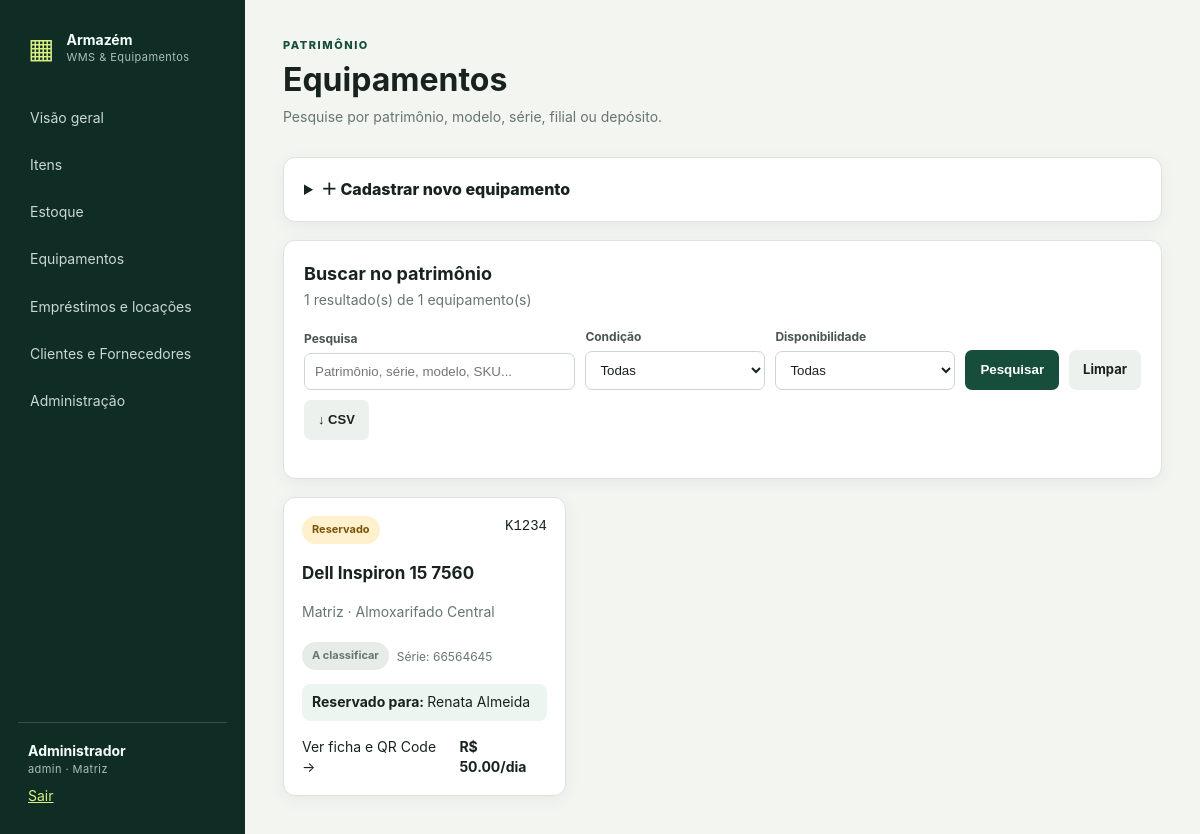
The page /assets (signed in) on the database as committed earlier.
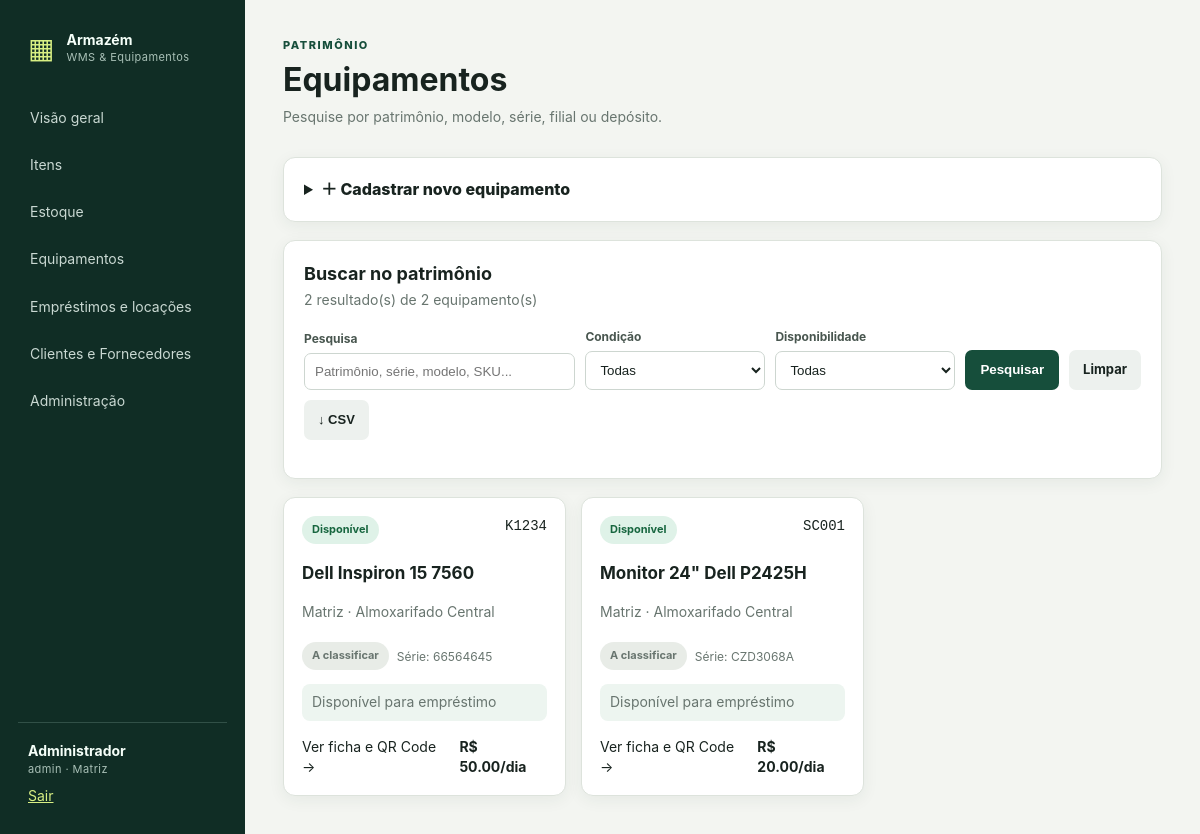
The same page on the database as committed later.
### models.py (models this page shows, shortened)
class Asset(db.Model):
    __tablename__ = "assets"
    id = db.Column(db.Integer, primary_key=True)
    item_id = db.Column(db.Integer, db.ForeignKey("items.id"), nullable=False)
    branch_id = db.Column(db.Integer, db.ForeignKey("branches.id"), nullable=False)
    warehouse_id = db.Column(db.Integer, db.ForeignKey("warehouses.id"), nullable=False)
    asset_tag = db.Column(db.String(60), unique=True, nullable=False)
    serial_number = db.Column(db.String(100))
    status = db.Column(db.String(30), default="AVAILABLE", nullable=False)
    condition = db.Column(db.String(30), default="GOOD", nullable=False)
    daily_rate = db.Column(db.Numeric(14, 2), default=0, nullable=False)
    late_fee_daily = db.Column(db.Numeric(14, 2), default=0, nullable=False)
    notes = db.Column(db.Text)
    item = db.relationship("Item")
    branch = db.relationship("Branch")
    warehouse = db.relationship("Warehouse")

class Item(db.Model):
    __tablename__ = "items"
    id = db.Column(db.Integer, primary_key=True)
    sku = db.Column(db.String(50), unique=True, nullable=False)
    name = db.Column(db.String(160), nullable=False)
    category = db.Column(db.String(80))
    condition = db.Column(db.String(20), default="UNSPECIFIED", nullable=False)
    item_type = db.Column(db.String(20), nullable=False)  # STOCK/EQUIPMENT
    unit = db.Column(db.String(10), default="UN", nullable=False)
    minimum_stock = db.Column(db.Numeric(14, 3), default=0, nullable=False)
    active = db.Column(db.Boolean, default=True, nullable=False)

class Branch(db.Model):
    __tablename__ = "branches"
    id = db.Column(db.Integer, primary_key=True)
    code = db.Column(db.String(20), unique=True, nullable=False)
    name = db.Column(db.String(120), nullable=False)
    active = db.Column(db.Boolean, default=True, nullable=False)

class Warehouse(db.Model):
    __tablename__ = "warehouses"
    id = db.Column(db.Integer, primary_key=True)
    branch_id = db.Column(db.Integer, db.ForeignKey("branches.id"), nullable=False)
    code = db.Column(db.String(20), nullable=False)
    name = db.Column(db.String(120), nullable=False)
    active = db.Column(db.Boolean, default=True, nullable=False)
    branch = db.relationship("Branch", backref="warehouses")
    __table_args__ = (db.UniqueConstraint("branch_id", "code"),)

class Loan(db.Model):
    __tablename__ = "loans"
    id = db.Column(db.Integer, primary_key=True)
    asset_id = db.Column(db.Integer, db.ForeignKey("assets.id"), nullable=False)
    party_id = db.Column(db.Integer, db.ForeignKey("parties.id"), nullable=False)
    kind = db.Column(db.String(20), default="LOAN", nullable=False)
    status = db.Column(db.String(30), default="PENDING", nullable=False)
    requested_at = db.Column(db.DateTime, default=now, nullable=False)
    start_at = db.Column(db.DateTime)
    due_at = db.Column(db.DateTime, nullable=False)
    returned_at = db.Column(db.DateTime)
    approved_at = db.Column(db.DateTime)
    requested_by_id = db.Column(db.Integer, db.ForeignKey("users.id"), nullable=False)
    approved_by_id = db.Column(db.Integer, db.ForeignKey("users.id"))
    daily_rate = db.Column(db.Numeric(14, 2), default=0, nullable=False)
    late_fee_daily = db.Column(db.Numeric(14, 2), default=0, nullable=False)
    discount = db.Column(db.Numeric(14, 2), default=0, nullable=False)
    paid_amount = db.Column(db.Numeric(14, 2), default=0, nullable=False)
    notes = db.Column(db.Text)
    return_condition = db.Column(db.String(30))
    asset = db.relationship("Asset")
    party = db.relationship("Party")
    requested_by = db.relationship("User", foreign_keys=[requested_by_id])
    approved_by = db.relationship("User", foreign_keys=[approved_by_id])

class Party(db.Model):
    __tablename__ = "parties"
    id = db.Column(db.Integer, primary_key=True)
    kind = db.Column(db.String(20), default="EMPLOYEE", nullable=False)
    document = db.Column(db.String(30))
    name = db.Column(db.String(160), nullable=False)
    email = db.Column(db.String(180))
    phone = db.Column(db.String(40))
    active = db.Column(db.Boolean, default=True, nullable=False)

### app.py (the view, shortened to what this page needs)
    @app.route("/assets", methods=["GET", "POST"])
    @login_required
    def assets():
        search = request.args.get("q", "").strip()[:120]
        status = request.args.get("status", "")
        condition = request.args.get("condition", "")
        query = branch_scope(Asset.query, Asset)
        if search:
            phrase = f"%{search}%"
            query = query.join(Item).outerjoin(Branch).outerjoin(Warehouse).filter(or_(
                Asset.asset_tag.ilike(phrase), Asset.serial_number.ilike(phrase), Item.name.ilike(phrase),
                Item.sku.ilike(phrase), Item.category.ilike(phrase), Branch.name.ilike(phrase), Warehouse.name.ilike(phrase)))
        if status in ASSET_STATUS_LABELS:
            query = query.filter(Asset.status == status)
        if condition in ITEM_CONDITIONS:
            query = query.filter(Asset.condition == condition)
        elif condition == "UNSPECIFIED":
            query = query.filter(~Asset.condition.in_(ITEM_CONDITIONS))
        listed_assets = query.order_by(Asset.asset_tag).all()
        current_loans = Loan.query.filter(Loan.asset_id.in_([a.id for a in listed_assets]),
                                          Loan.status.in_(["PENDING", "ACTIVE"])).order_by(Loan.requested_at.desc()).all() if listed_assets else []
        holder_by_asset = {}
        for loan in current_loans:
            holder_by_asset.setdefault(loan.asset_id, loan)
        return render_template("assets.html", assets=listed_assets, holder_by_asset=holder_by_asset,
                               items=Item.query.filter_by(item_type="EQUIPMENT", active=True).order_by(Item.name).all(),
                               branches=Branch.query.filter_by(active=True).all(), warehouses=Warehouse.query.filter_by(active=True).all(),
                               search=search, selected_status=status, selected_condition=condition,
                               total_assets=branch_scope(Asset.query, Asset).count())

### templates/assets.html (shortened to what this page needs)
{% extends 'base.html' %}
{% block content %}
<header><div><small>PATRIMÔNIO</small><h1>Equipamentos</h1><p>Pesquise por patrimônio, modelo, série, filial ou depósito.</p></div></header>
<details class="panel form-panel"><summary>＋ Cadastrar novo equipamento</summary>
</details>
<section class="panel search-panel">
  <div class="search-heading"><div><h2>Buscar no patrimônio</h2><p>{{ assets|length }} resultado(s) de {{ total_assets }} equipamento(s)</p></div></div>
  <form method="get" class="filter-bar" role="search">
    <label class="filter-search">Pesquisa<input name="q" type="search" value="{{search}}" placeholder="Patrimônio, série, modelo, SKU..." autocomplete="off"></label>
    <label>Condição<select name="condition"><option value="">Todas</option></select></label>
    <label>Disponibilidade<select name="status"><option value="">Todas</option></select></label>
    <button type="submit">Pesquisar</button>
    <a class="btn-soft" href="{{ url_for('assets') }}">Limpar</a>
    <button class="btn-soft" type="submit" name="export" value="csv">↓ CSV</button>
  </form>
</section>
<section class="cards">
{% for a in assets %}
  {% set loan = holder_by_asset.get(a.id) %}
  <a class="asset-card{% if a.condition=='DISPOSAL' %} asset-disposal{% endif %}" href="{{ url_for('asset_detail',asset_id=a.id) }}">
    <div class="asset-top"><span class="badge {{ 'green' if a.status=='AVAILABLE' else 'red' if a.status=='DISCARDED' else 'amber' }}">{{ asset_status_labels.get(a.status, a.status) }}</span><code>{{ a.asset_tag }}</code></div>
    <h3>{{ a.item.name }}</h3><p>{{ a.branch.name }} · {{ a.warehouse.name }}</p>
    <p class="asset-condition"><span class="badge {{ 'green' if a.condition=='NEW' else 'amber' if a.condition=='USED' else 'red' if a.condition=='DISPOSAL' else '' }}">{{ condition_labels.get(a.condition, 'A classificar') }}</span><span>Série: {{ a.serial_number or '-' }}</span></p>
    {% if loan %}<p class="holder"><b>{{ 'Com: ' if loan.status=='ACTIVE' else 'Reservado para: ' }}</b>{{ loan.party.name }}</p>{% elif a.status=='AVAILABLE' %}<p class="holder muted">Disponível para empréstimo</p>{% elif a.status=='DISCARDED' %}<p class="holder muted">Fora de circulação</p>{% endif %}
    <div class="asset-footer"><span>Ver ficha e QR Code →</span><b>R$ {{'%.2f'|format(a.daily_rate)}}/dia</b></div>
  </a>
{% else %}<div class="empty">Nenhum equipamento encontrado para estes filtros.</div>{% endfor %}
</section>
{% endblock %}

Rows that differ between the two databases and show on the page:
no longer on this page (row edited): Loan: status "Reservado para:"
no longer on this page (row unchanged): Party: party.name "Renata Almeida"
changed Asset "Dell Inspiron 15 7560": get "Reservado" → "Disponível"; now shows "Disponível para empréstimo"
added Asset: get "Disponível", asset_tag "SC001", item.name "Monitor 24\" Dell P2425H", branch.name "Matriz", warehouse.name "Almoxarifado Central", get "A classificar", serial_number "CZD3068A", shows "Disponível para empréstimo", daily_rate "20.00"
Other text that changed with them:
{{ assets|length }}: "1" → "2"
{{ total_assets }}: "1" → "2"
